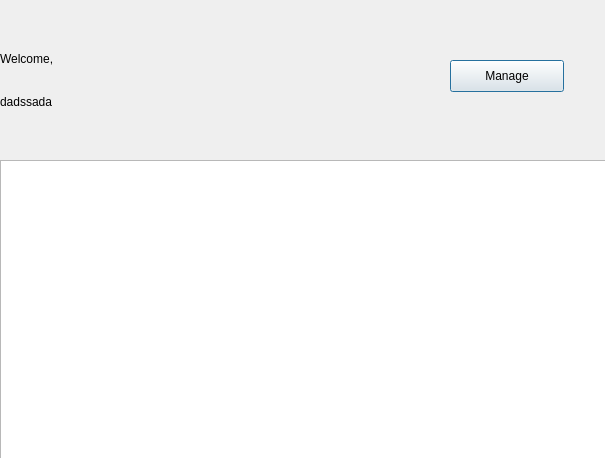
<?xml version="1.0" encoding="UTF-8"?>
<ui version="4.0">
 <class>Dialog</class>
 <widget class="QDialog" name="Dialog">
  <property name="geometry">
   <rect>
    <x>0</x>
    <y>0</y>
    <width>605</width>
    <height>458</height>
   </rect>
  </property>
  <property name="minimumSize">
   <size>
    <width>605</width>
    <height>458</height>
   </size>
  </property>
  <property name="maximumSize">
   <size>
    <width>605</width>
    <height>458</height>
   </size>
  </property>
  <property name="baseSize">
   <size>
    <width>605</width>
    <height>458</height>
   </size>
  </property>
  <property name="windowTitle">
   <string>Dialog</string>
  </property>
  <widget class="QPushButton" name="pushButton">
   <property name="geometry">
    <rect>
     <x>450</x>
     <y>60</y>
     <width>114</width>
     <height>32</height>
    </rect>
   </property>
   <property name="text">
    <string>Manage</string>
   </property>
  </widget>
  <widget class="QListView" name="listView">
   <property name="geometry">
    <rect>
     <x>0</x>
     <y>160</y>
     <width>611</width>
     <height>301</height>
    </rect>
   </property>
  </widget>
  <widget class="QWidget" name="gridLayoutWidget">
   <property name="geometry">
    <rect>
     <x>0</x>
     <y>40</y>
     <width>160</width>
     <height>80</height>
    </rect>
   </property>
   <layout class="QGridLayout" name="gridLayout">
    <item row="0" column="0">
     <widget class="QLabel" name="label">
      <property name="text">
       <string>Welcome,</string>
      </property>
     </widget>
    </item>
    <item row="1" column="0">
     <widget class="QLabel" name="label_2">
      <property name="text">
       <string>dadssada</string>
      </property>
     </widget>
    </item>
   </layout>
  </widget>
 </widget>
 <resources/>
 <connections/>
</ui>
